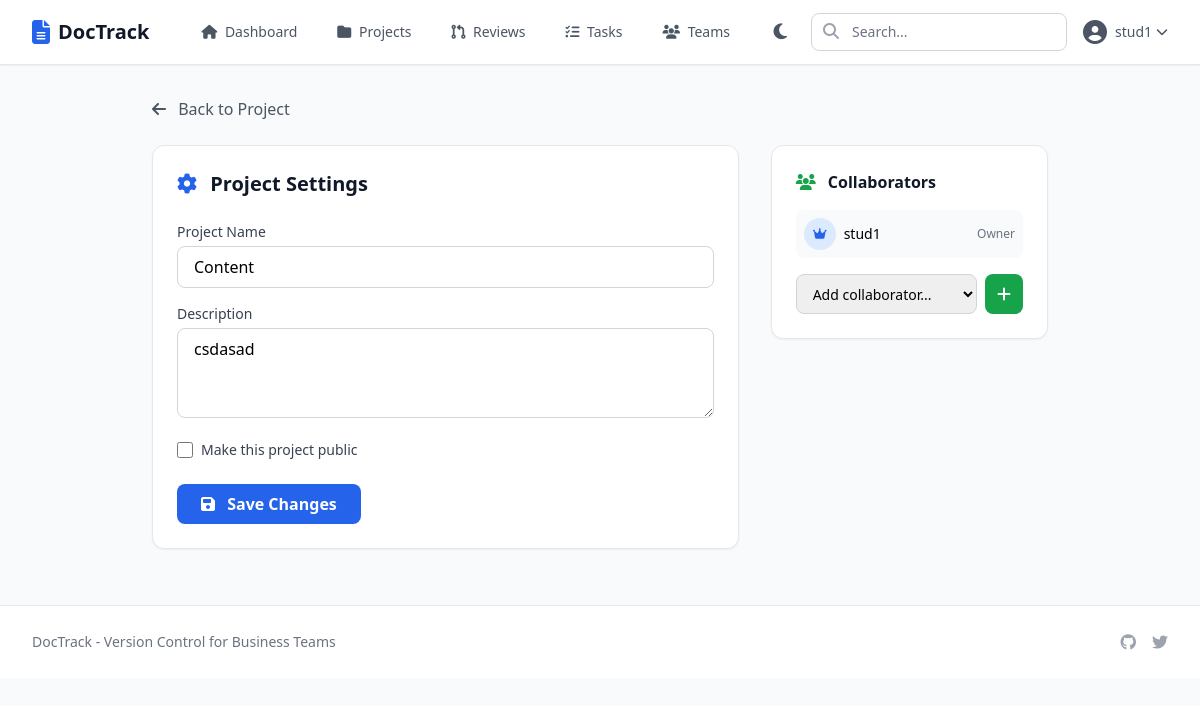
The page /projects/1/settings/ (signed in) on the database its author committed.
### doctrack/models.py (models this page shows, shortened)
class Project(models.Model):
    STATUS_CHOICES = [
        ('active', 'Active'),
        ('archived', 'Archived'),
        ('completed', 'Completed'),
    ]
    name = models.CharField(max_length=200)
    description = models.TextField(blank=True)
    team = models.ForeignKey(Team, on_delete=models.CASCADE, related_name='projects', null=True, blank=True)
    owner = models.ForeignKey(User, on_delete=models.CASCADE, related_name='owned_projects')
    collaborators = models.ManyToManyField(User, related_name='collaborated_projects', blank=True)
    status = models.CharField(max_length=20, choices=STATUS_CHOICES, default='active')
    is_public = models.BooleanField(default=False)
    created_at = models.DateTimeField(auto_now_add=True)
    updated_at = models.DateTimeField(auto_now=True)

### doctrack/views.py (the view)
# urls.py: path('projects/<int:pk>/settings/', views.project_settings, name='project_settings'),
@login_required
def project_settings(request, pk):
    project = get_object_or_404(Project, pk=pk, owner=request.user)
    if request.method == 'POST':
        form = ProjectForm(request.POST, instance=project, user=request.user)
        if form.is_valid():
            form.save()
            messages.success(request, 'Project settings updated.')
            return redirect('project_detail', pk=pk)
    else:
        form = ProjectForm(instance=project, user=request.user)
    collaborators = project.collaborators.all()
    all_users = User.objects.exclude(pk=request.user.pk).exclude(pk__in=collaborators)
    context = {
        'project': project,
        'form': form,
        'collaborators': collaborators,
        'all_users': all_users,
    }
    return render(request, 'projects/settings.html', context)

### doctrack/forms.py
class ProjectForm(forms.ModelForm):
    class Meta:
        model = Project
        fields = ['name', 'description', 'team', 'is_public']
        widgets = {
            'description': forms.Textarea(attrs={'rows': 3}),
        }
    def __init__(self, *args, user=None, **kwargs):
        super().__init__(*args, **kwargs)
        if user:
            self.fields['team'].queryset = Team.objects.filter(members=user)
            self.fields['team'].required = False

### templates/projects/settings.html (shortened to what this page needs)
{% extends 'base.html' %}
{% block content %}
<div class="max-w-4xl mx-auto">
    <div class="mb-6">
        <a href="{% url 'project_detail' pk=project.pk %}" class="text-gray-600 hover:text-gray-900">
            <i class="fas fa-arrow-left mr-2"></i> Back to Project
        </a>
    </div>
    <div class="grid md:grid-cols-3 gap-8">
        <div class="md:col-span-2">
            <div class="bg-white rounded-xl shadow-sm border border-gray-200 p-6 mb-6">
                <h2 class="text-xl font-bold text-gray-900 mb-6">
                    <i class="fas fa-cog text-blue-600 mr-2"></i> Project Settings
                </h2>
                <form method="post">
                    <div class="space-y-4">
                        <div>
                            <label for="id_name" class="block text-sm font-medium text-gray-700 mb-1">Project Name</label>
                            <input type="text" name="name" id="id_name" required
                                   class="w-full px-4 py-2 border border-gray-300 rounded-lg focus:outline-none focus:ring-2 focus:ring-blue-500"
                                   value="{{ project.name }}">
                        </div>
                        <div>
                            <label for="id_description" class="block text-sm font-medium text-gray-700 mb-1">Description</label>
                            <textarea name="description" id="id_description" rows="3"
                                      class="w-full px-4 py-2 border border-gray-300 rounded-lg focus:outline-none focus:ring-2 focus:ring-blue-500">{{ project.description }}</textarea>
                        </div>
                        <div class="flex items-center">
                            <input type="checkbox" name="is_public" id="id_is_public"
                                   class="w-4 h-4 text-blue-600 border-gray-300 rounded focus:ring-blue-500"
                                   {% if project.is_public %}checked{% endif %}>
                            <label for="id_is_public" class="ml-2 text-sm text-gray-700">
                                Make this project public
                            </label>
                        </div>
                    </div>
                    <div class="mt-6">
                        <button type="submit" class="bg-blue-600 text-white px-6 py-2 rounded-lg font-semibold hover:bg-blue-700 transition">
                            <i class="fas fa-save mr-2"></i> Save Changes
                        </button>
                    </div>
                </form>
            </div>
        </div>
        <div>
            <div class="bg-white rounded-xl shadow-sm border border-gray-200 p-6">
                <h3 class="font-semibold text-gray-900 mb-4">
                    <i class="fas fa-users text-green-600 mr-2"></i> Collaborators
                </h3>
                <div class="space-y-3 mb-4">
                    <div class="flex items-center justify-between p-2 bg-gray-50 rounded-lg">
                        <div class="flex items-center">
                            <div class="w-8 h-8 bg-blue-100 rounded-full flex items-center justify-center mr-2">
                                <i class="fas fa-crown text-blue-600 text-xs"></i>
                            </div>
                            <span class="text-sm font-medium">{{ project.owner.username }}</span>
                        </div>
                        <span class="text-xs text-gray-500">Owner</span>
                    </div>
                </div>
                <form action="{% url 'project_add_collaborator' pk=project.pk %}" method="post">
                    <div class="flex space-x-2">
                        <select name="user_id" class="flex-1 px-3 py-2 border border-gray-300 rounded-lg text-sm">
                            <option value="">Add collaborator...</option>
                        </select>
                        <button type="submit" class="bg-green-600 text-white px-3 py-2 rounded-lg hover:bg-green-700">
                            <i class="fas fa-plus"></i>
                        </button>
                    </div>
                </form>
            </div>
        </div>
    </div>
</div>
{% endblock %}

### templates/base.html (shortened to what this page needs)
<!DOCTYPE html>
<html lang="en">
<head>
    <link rel="icon" type="image/svg+xml" href="{% load static %}{% static 'images/favicon.svg' %}">
    <script src="https://cdn.tailwindcss.com"></script>
    <link rel="stylesheet" href="https://cdnjs.cloudflare.com/ajax/libs/font-awesome/6.5.1/css/all.min.css">
</head>
<body class="bg-gray-50 dark:bg-zinc-900 min-h-screen transition">
    <nav class="bg-white dark:bg-zinc-900 shadow-sm border-b border-gray-200 dark:border-zinc-800 transition">
        <div class="max-w-7xl mx-auto px-4 sm:px-6 lg:px-8">
            <div class="flex justify-between h-16">
                <div class="flex items-center">
                    <a href="{% url 'home' %}" class="flex items-center">
                        <i class="fas fa-file-alt text-blue-600 dark:text-blue-400 text-2xl mr-2"></i>
                        <span class="text-xl font-bold text-gray-900 dark:text-white">DocTrack</span>
                    </a>
                    {% if user.is_authenticated %}
                    <div class="hidden md:flex ml-10 space-x-4">
                        <a href="{% url 'dashboard' %}" class="text-gray-600 dark:text-zinc-400 hover:text-gray-900 dark:hover:text-white px-3 py-2 rounded-md text-sm font-medium transition">
                            <i class="fas fa-home mr-1"></i> Dashboard
                        </a>
                        <a href="{% url 'project_list' %}" class="text-gray-600 dark:text-zinc-400 hover:text-gray-900 dark:hover:text-white px-3 py-2 rounded-md text-sm font-medium transition">
                            <i class="fas fa-folder mr-1"></i> Projects
                        </a>
                        <a href="{% url 'pull_request_list' %}" class="text-gray-600 dark:text-zinc-400 hover:text-gray-900 dark:hover:text-white px-3 py-2 rounded-md text-sm font-medium transition">
                            <i class="fas fa-code-pull-request mr-1"></i> Reviews
                        </a>
                        <a href="{% url 'work_item_list' %}" class="text-gray-600 dark:text-zinc-400 hover:text-gray-900 dark:hover:text-white px-3 py-2 rounded-md text-sm font-medium transition">
                            <i class="fas fa-tasks mr-1"></i> Tasks
                        </a>
                        <a href="{% url 'team_list' %}" class="text-gray-600 dark:text-zinc-400 hover:text-gray-900 dark:hover:text-white px-3 py-2 rounded-md text-sm font-medium transition">
                            <i class="fas fa-users mr-1"></i> Teams
                        </a>
                    </div>
                    {% endif %}
                </div>
                <div class="flex items-center space-x-4">
                    <button id="theme-toggle" class="text-gray-600 dark:text-zinc-400 hover:text-gray-900 dark:hover:text-white focus:outline-none p-2 rounded-lg hover:bg-gray-100 dark:hover:bg-zinc-800 transition">
                        <i id="theme-toggle-dark-icon" class="fas fa-moon hidden text-lg"></i>
                    </button>
                    {% if user.is_authenticated %}
                    <form action="{% url 'search' %}" method="get" class="hidden md:block">
                        <div class="relative">
                            <input type="text" name="q" placeholder="Search..."
                                   class="w-64 pl-10 pr-4 py-2 border border-gray-300 dark:border-zinc-700 rounded-lg text-sm bg-white dark:bg-zinc-800 text-gray-900 dark:text-white placeholder-gray-500 dark:placeholder-zinc-500 focus:outline-none focus:ring-2 focus:ring-blue-500 transition">
                            <i class="fas fa-search absolute left-3 top-2.5 text-gray-400 dark:text-zinc-600"></i>
                        </div>
                    </form>
                    <div class="relative">
                        <button id="profile-toggle" class="flex items-center text-gray-600 dark:text-zinc-400 hover:text-gray-900 dark:hover:text-white transition">
                            <i class="fas fa-user-circle text-2xl"></i>
                            <span class="ml-2 text-sm font-medium">{{ user.username }}</span>
                            <i class="fas fa-chevron-down ml-1 text-xs"></i>
                        </button>
                    </div>
                    {% endif %}
                </div>
            </div>
        </div>
    </nav>
    <main class="max-w-7xl mx-auto px-4 sm:px-6 lg:px-8 py-8">
        {% block content %}{% endblock %}
    </main>
    <footer class="bg-white dark:bg-zinc-900 border-t border-gray-200 dark:border-zinc-800 mt-auto transition">
        <div class="max-w-7xl mx-auto px-4 sm:px-6 lg:px-8 py-6">
            <div class="flex justify-between items-center">
                <p class="text-gray-500 dark:text-zinc-400 text-sm transition">DocTrack - Version Control for Business Teams</p>
                <div class="flex space-x-4">
                    <a href="#" class="text-gray-400 dark:text-zinc-600 hover:text-gray-600 dark:hover:text-zinc-400 transition"><i class="fab fa-github"></i></a>
                    <a href="#" class="text-gray-400 dark:text-zinc-600 hover:text-gray-600 dark:hover:text-zinc-400 transition"><i class="fab fa-twitter"></i></a>
                </div>
            </div>
        </div>
    </footer>
</body>
</html>

### rows shown on the page
Project: name "Content", description "csdasad", owner.username "stud1"

### other values the page prints
{{ user.username }} "stud1"
